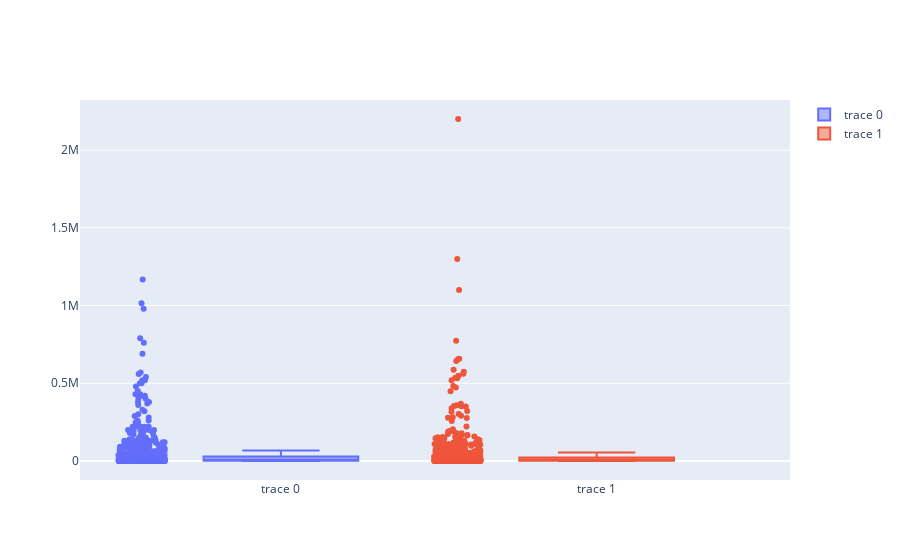

Source (notebook cell):
### Markdown cell above
# boxplot으로 이상치 체크

### Code cell
# runtime Box Plot 시각화
fig = go.Figure()

# runtime Box Plot
fig.add_trace(go.Box(
    y=df['watchlist'],
    boxpoints='all',
    jitter=0.3,
    pointpos=-1.8
))

fig.add_trace(go.Box(
    y=df['total_count'],
    boxpoints='all',
    jitter=0.3,
    pointpos=-1.8
))

fig.show()

### Figure 1 — Plotly figure (JSON) as saved in the notebook; plotly's stock layout.template omitted (floating-point values rounded to 4 significant figures; data arrays with more than 128 entries replaced by an {"elided": "..."} marker saying what was removed)
{"data": [{"boxpoints": "all", "jitter": 0.3, "pointpos": -1.8, "type": "box", "y": {"elided": "905 int values"}}, {"boxpoints": "all", "jitter": 0.3, "pointpos": -1.8, "type": "box", "y": {"elided": "905 int values"}}], "layout": {}}
